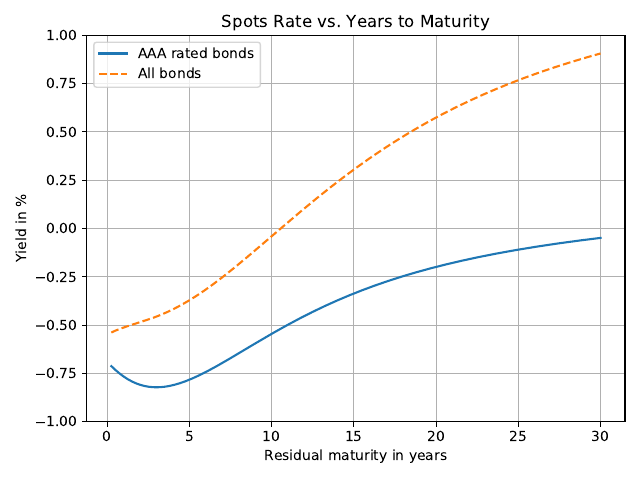

Recreate this plot in Python.
import numpy as np
import pandas as pd
import matplotlib.pyplot as plt


"""
GTM : Well written description.
given points : 7
"""

def ym2y(ym):
    """
    Convert "year month" to "year"

    :param ym: 'str'. format 'xxYxxM' or 'xxY' or 'xxM'
    :return: 'float'. year to maturity
    """
    if 'Y' not in ym:
        return int(ym[:-1]) / 12
    elif 'M' not in ym:
        return int(ym[:-1])
    else:
        return int(ym.split('Y')[0]) + int(ym.split('Y')[1][:-1]) / 12


def preproc(df, bond_type='G_N_A'):
    """
    preprocessing pipeline

    :param df: pandas.dataframe
    :param bond_type: str. include specified bonds. 'G_N_A' for AAA rated bonds, 'G_N_C' for all bonds.
    :return: pandas.dataframe. processed dataframe
    """
    df = df[df['INSTRUMENT_FM'].map(lambda x: x == bond_type)]
    # Only keep spot rates
    df = df[df['DATA_TYPE_FM'].str.startswith('SR_')]
    df['DATA_TYPE_FM'] = df['DATA_TYPE_FM'].map(lambda x: str(x)[3:]).map(ym2y)
    df = df.sort_values(by=['DATA_TYPE_FM'])
    df = df.drop(columns=['INSTRUMENT_FM'])
    return df.rename(columns={"DATA_TYPE_FM": "t2matur", "OBS_VALUE": "spot_rate"}).set_index('t2matur')


if __name__ == "__main__":
    df = pd.read_csv('data.csv',
                     usecols=['DATA_TYPE_FM', 'OBS_VALUE', 'INSTRUMENT_FM'],
                     )

    """ Brief Discussion about Data
    
    For this problem, columns "INSTRUMENT_FM", "DATA_TYPE_FM", and "OBS_VALUE" are of
    interests. 
    
    "INSTRUMENT_FM" indicates the type of bonds. "G_N_A" stands for AAA rated bonds, and "G_N_A" stands for all bonds. 
    
    "DATA_TYPE_FM" tells the type of "OBS_VALUE" (OBServed_VALUE). Since we want to plot spot rate vs. 
    years to maturity,we are only interested about the type started with "SR_", which stands for spot rate. 
    The information behind "SR_" is the time to maturity. This need to convert from string to float value, 
    and then can be used in plotting.
    
    "OBS_VALUE" from the "SR_" type is the spot rates corresponding to their time to maturity.
    """
    df_3a = preproc(df, bond_type='G_N_A')
    df_all = preproc(df, bond_type='G_N_C')

    plt.plot(df_3a.index.values, df_3a['spot_rate'], label='AAA rated bonds')
    plt.plot(df_all.index.values, df_all['spot_rate'], '--', label='All bonds')
    plt.legend()
    plt.title('Spots Rate vs. Years to Maturity')
    plt.xlabel('Residual maturity in years')
    plt.ylabel('Yield in %')
    plt.grid()
    plt.ylim(-1, 1)
    plt.tight_layout()
    plt.savefig('p2.pdf')
    plt.show()
